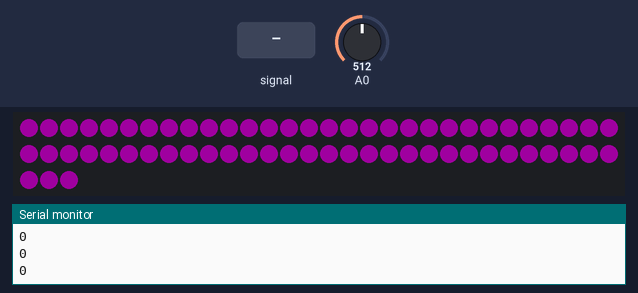
This sketch was run on a simulated Arduino Uno, built with avr-gcc and run on an emulated ATmega328P. On the bench: 63 RGB LEDs in strip order, left to right, continuing on the next row, the last lines printed to the serial monitor. The inputs (shaded band) are chosen by the test bench; at power-on: A0 = 512. Dim RGB values are drawn brighter than linear.

Above: at 1.2 s.
1.3 s: A0 fed a 50 Hz sine of ±306 counts around its level
At 3.2 s:
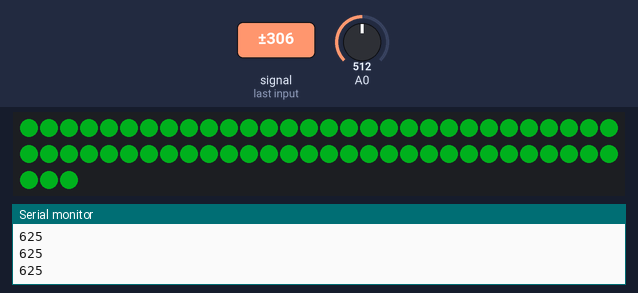
3.9 s: A0 set to 716
Timing chart, 0 to 6.9 s (numbered marks = the images above; inputs shaded):
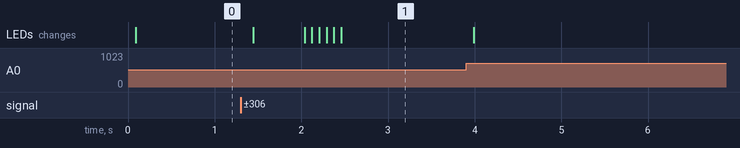

Measured:
- after the input at 1.3 s, the LEDs: change after 0.15 s (image 1)

The sketch:

Audio_Visualizer.ino
```cpp
#include <arduinoFFT.h>
#include <Adafruit_NeoPixel.h>
#ifdef __AVR__
  #include <avr/power.h>
#endif

const uint8_t LED_PIN = 2;
const uint8_t ENV_PIN = A1;

const uint16_t samples = 64;
const uint16_t num_pixels = 63;
const uint8_t loop_num = 1;
const uint16_t sound_thresh = 100;

arduinoFFT FFT = arduinoFFT();
Adafruit_NeoPixel strip = Adafruit_NeoPixel(num_pixels, LED_PIN, NEO_GRB + NEO_KHZ800);

double vReal[samples];
double vImag[samples];

void setup() {
  TIMSK0 = 0; // turn off timer0 for lower jitter
  ADCSRA = 0xe5; // set the adc to free running mode
  ADMUX = 0x40; // use adc0
  DIDR0 = 0x01; // turn off the digital input for adc0

  strip.begin();
  strip.setBrightness(64);
  strip.show();

  pinMode(ENV_PIN, INPUT);
  Serial.begin(9600);
}

void loop() {
  // collects the samples from the ADC and computes the average
  int freq_avg = 0;
  int max_avg = 0;

  // we sample and compute the FFT a few times to reduce noise
  for (int loop_count = 0; loop_count < loop_num; loop_count++) {
    double average = 0;
    for (int i = 0; i < samples; i++) {
      while (!(ADCSRA & 0x10)); // wait on ADIF bit
      ADCSRA = 0b11110101; // clear ADIF bit
      vReal[i] = (double)ADC; average += ADC;
      vImag[i] = 0;
    }

    average = average / samples;
    for (int i = 0; i < samples; i++) {
      vReal[i] = vReal[i] - average;
    }

    // windows the data and computes the FFT
    FFT.Windowing(vReal, samples, FFT_WIN_TYP_HAMMING, FFT_FORWARD);
    FFT.Compute(vReal, vImag, samples, FFT_FORWARD);
    FFT.ComplexToMagnitude(vReal, vImag, samples);

    // finds largest frequency component, and computes overall volume
    double max_val = 0;
    uint16_t frequency = 0;
    for (int i = 0; i < samples/2; i++) {
      if (vReal[i] > max_val) {
        max_val = vReal[i];
        frequency = (20000 / (samples/2)) * i;
      }
    }

    max_avg += max_val;
    freq_avg += frequency;
  }

  max_avg /= loop_num;
  freq_avg /= loop_num;

  const int range_max = 8000;
  if (freq_avg > range_max) freq_avg = range_max;
  int x = map(freq_avg,0,range_max,0,255);

  for (int i = 0; i < num_pixels; i++) {
    int red = -abs(2*(x-255))+255;
    int green = -abs(2*x)+255;
    int blue = -abs(2*(x-128))+255;

    if (red < 0) red = 0;
    if (green < 0) green = 0;
    if (blue < 0) blue = 0;

    if (max_avg < sound_thresh) strip.setPixelColor(i, strip.Color(128, 0, 128));
    else strip.setPixelColor(i, strip.Color(red, green, blue));
  }

  Serial.println(freq_avg);
  strip.show();
}
```
